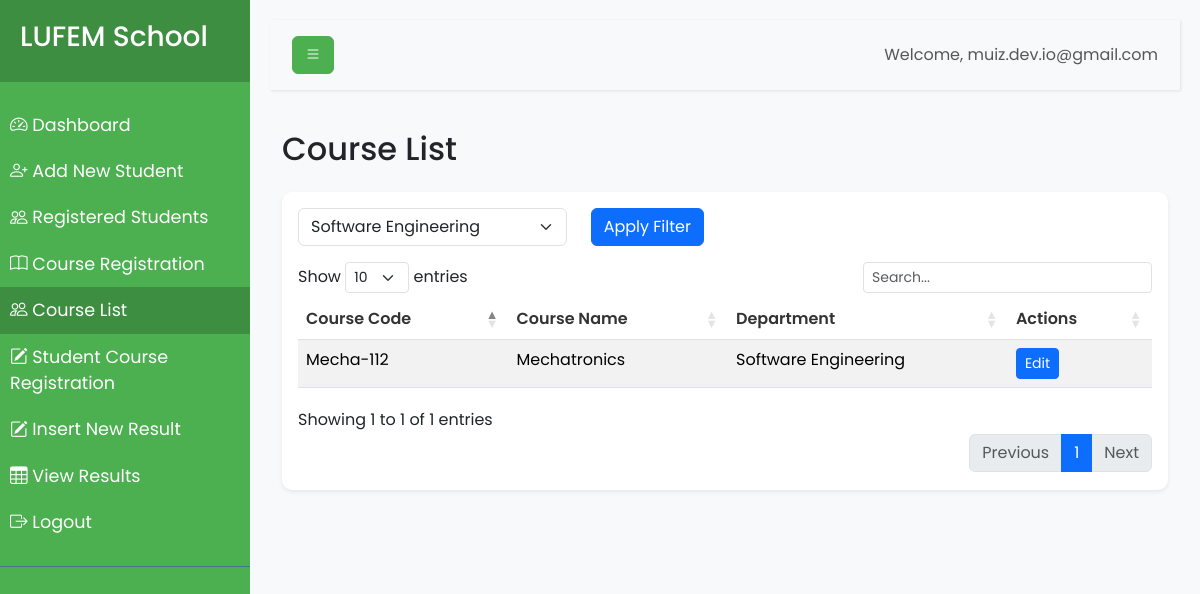
/dashboard/course_list.php?department=3 (signed in), run on the app's committed database.
### tables this page shows
CREATE TABLE `Courses` (
  `course_id` int(11) NOT NULL,
  `course_code` varchar(20) NOT NULL,
  `course_name` varchar(100) NOT NULL,
  `department_id` int(11) NOT NULL
);

CREATE TABLE `Departments` (
  `department_id` int(11) NOT NULL,
  `department_name` varchar(100) NOT NULL
);

### db.php (called while the page is built, shortened)
<?php
$host = 'localhost';
$dbname = 'lf';
$username = 'root';
$password = '';
try {
    $conn = new mysqli($host, $username, $password, $dbname);
} catch (Exception $e) {
    die("Database connection failed: " . $e->getMessage());
}
function executeQuery($sql, $params = []) {
    global $conn;
    $stmt = $conn->prepare($sql);
    $stmt->execute();
    return $stmt;
}
function fetchAll($sql, $params = []) {
    $stmt = executeQuery($sql, $params);
    $result = $stmt->get_result();
    return $result->fetch_all(MYSQLI_ASSOC);
}

### dashboard/course_list.php (the view, shortened to what this page needs)
<?php
require_once '../db.php';
$departments = fetchAll("SELECT * FROM Departments ORDER BY department_name");
$query = "SELECT c.course_id, c.course_code, c.course_name, d.department_name
          FROM Courses c
          JOIN Departments d ON c.department_id = d.department_id";
$where = [];
$params = [];
if (!empty($_GET['department'])) {
    $where[] = "c.department_id = ?";
    $params[] = $_GET['department'];
}
if (!empty($where)) {
    $query .= " WHERE " . implode(" AND ", $where);
}
$query .= " ORDER BY c.course_code";
$stmt = $conn->prepare($query);
if (!empty($params)) {
    $stmt->bind_param(str_repeat('s', count($params)), ...$params);
}
$stmt->execute();
$result = $stmt->get_result();
$courses = $result->fetch_all(MYSQLI_ASSOC);
?>
<!DOCTYPE html>
<html lang="en">
<head>
    <link href="https://cdn.jsdelivr.net/npm/bootstrap@5.3.3/dist/css/bootstrap.min.css" rel="stylesheet">
    <link href="https://cdn.jsdelivr.net/npm/bootstrap-icons@1.7.2/font/bootstrap-icons.css" rel="stylesheet">
    <link href="https://cdn.datatables.net/1.11.5/css/dataTables.bootstrap5.min.css" rel="stylesheet">
    <link rel="stylesheet" href="../css/dashboard.css">
</head>
<body>
    <div class="wrapper">
        <?php include 'sidebar.php'; ?>
        <div id="content">
            <?php include 'navbar.php'; ?>
            <div class="container-fluid mt-4">
                <h2 class="mb-4">Course List</h2>
                <div class="card shadow-sm">
                    <div class="card-body">
                        <form id="filterForm" class="row mb-3">
                            <div class="col-md-4">
                                <select name="department" id="filterDepartment" class="form-select">
                                    <?php foreach ($departments as $dept): ?>
                                        <option value="<?php echo $dept['department_id']; ?>" <?php echo ($_GET['department'] ?? '') == $dept['department_id'] ? 'selected' : ''; ?>>
                                            <?php echo htmlspecialchars($dept['department_name']); ?>
                                        </option>
                                    <?php endforeach; ?>
                                </select>
                            </div>
                            <div class="col-md-2">
                                <button type="submit" class="btn btn-primary">Apply Filter</button>
                            </div>
                        </form>
                        <div class="table-responsive">
                            <table id="coursesTable" class="table table-striped table-hover">
                                <thead>
                                    <tr>
                                        <th>Course Code</th>
                                        <th>Course Name</th>
                                        <th>Department</th>
                                        <th>Actions</th>
                                    </tr>
                                </thead>
                                <tbody>
                                    <?php foreach ($courses as $course): ?>
                                    <tr>
                                        <td><?php echo htmlspecialchars($course['course_code']); ?></td>
                                        <td><?php echo htmlspecialchars($course['course_name']); ?></td>
                                        <td><?php echo htmlspecialchars($course['department_name']); ?></td>
                                        <td>
                                            <button class="btn btn-sm btn-primary edit-course" data-id="<?php echo $course['course_id']; ?>">Edit</button>
                                        </td>
                                    </tr>
                                    <?php endforeach; ?>
                                </tbody>
                            </table>
                        </div>
                    </div>
                </div>
            </div>
        </div>
    </div>
</body>
</html>

### css/dashboard.css (style rules this page uses)
body { font-family: 'Poppins', sans-serif; background-color: #f8f9fa; }
.wrapper { display: flex; width: 100%; align-items: stretch; }
#content { width: 100%; padding: 20px; min-height: 100vh; transition: all 0.3s; }
.card { border: none; border-radius: 10px; box-shadow: 0 2px 4px rgba(0,0,0,0.1); margin-bottom: 20px; }
.table th { font-weight: 600; color: #333; }

### data on the page
courses: course_code "Mecha-112", course_name "Mechatronics", department.department_name "Software Engineering"

### other printed values
$_SESSION['admin_username'] "muiz.dev.io@gmail.com"
form field department "Software Engineering"
